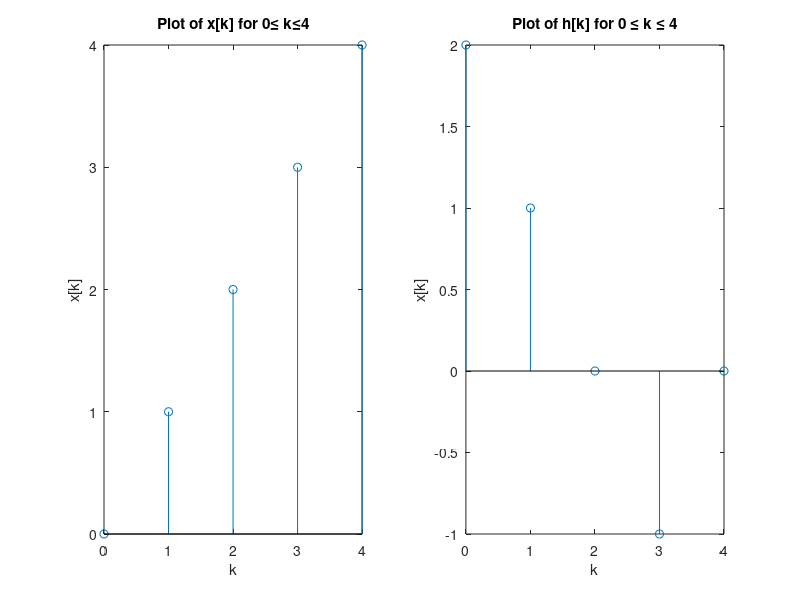
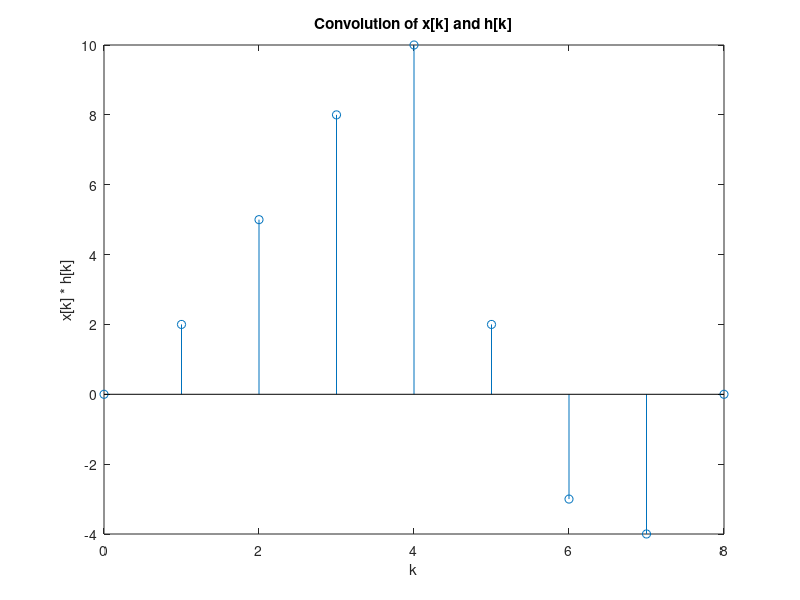
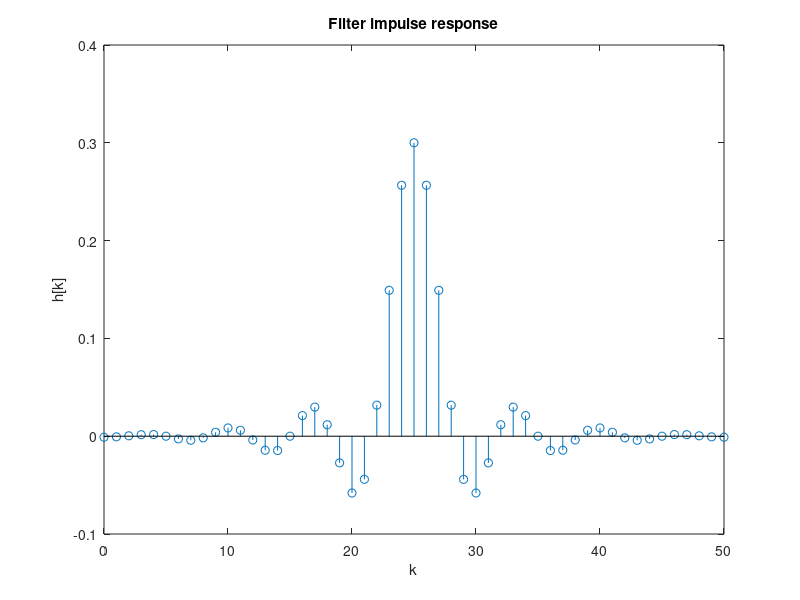

The MATLAB script that drew these images, in order: (Note: this script raises an error after producing the figures.)
%% Question 1 Signal Convolution
k1 = [0:4];

% Part a
x1 = @(n) (n) .* ((0 <= n) & (n <= 4));
h1 = @(n) (2 - n) .* ((0 <= n) & (n <= 3));

% Part b
figure;
subplot(1, 2, 1);
stem(k1, x1(k1));
title('Plot of x[k] for 0\leq k\leq4');
xlabel('k');
ylabel('x[k]');

subplot(1, 2, 2);
stem(k1, h1(k1));
title('Plot of h[k] for 0 \leq k \leq 4');
xlabel('k');
ylabel('x[k]');

% Part C
y = conv(x1(k1), h1(k1));
figure;
stem([0:8], y);
title('Convolution of x[k] and h[k]');
xlabel('k');
ylabel('x[k] * h[k]');

%% Question 2 Audio Convolution
k = [0:50];

% Part a
h2 = @(n) (0.3 .* sinc(0.3 .* (n - 25)) .* (0.54 - (0.46 .* cos((2 .* pi .* n) ./ 50)))) .* ((0 <= n) & (n <= 50));

% Part b
figure;
stem(k, h2(k));
title('Filter impulse response');
xlabel('k');
ylabel('h[k]');

% Part c
[x3, fs] = audioread('baila.wav');
filt_x3 = conv(x3, h2(k));

% Part d
audiowrite('baila_filtered.wav', filt_x3, fs)

%% Question 3 Signal Aliasing
% Part a
n1 = [0:30]';
x1 = @(t) (cos(20 .* pi .* t));
x2 = @(t) (cos(180 .* pi .* t));

fs1 = 100;
T1 = 1 / fs1;

y1 = x1(T1 .* n1);
y2 = x2(T1 .* n1);

figure;
subplot(2, 1, 1);
stem(n1, y1);
title('Sampled signal y_1 result');
xlabel('Samples (n)');
ylabel('Amplitude (y_1)');

subplot(2, 1, 2);
stem(n1, y2);
title('Sampled signal y_2 result');
xlabel('Samples (n)');
ylabel('Amplitude (y_2)');

% Part b
n2 = [0:300];
fs2 = 1000;
T2 = 1 / fs2;
z1 = x1(T2 .* n2);
z2 = x2(T2 .* n2);

figure;
subplot(2, 1, 1);
plot(n2 / fs2, z1, 'r-', n1 / fs1, y1, 'b+');
xlabel('n');
ylabel('y_1[n] and z_1[n]');
legend('z_1[n]', 'y_1[n]');

subplot(2, 1, 2);
plot(n2 / fs2, z2, 'r-', n1 / fs1, y2, 'b+');
xlabel('n');
ylabel('y_2[n] and z_2[n]');
legend('z_2[n]', 'y_2[n]');

% Part c
x3 = @(t) (cos(380 .* pi .* t));
y3 = x3(T1 .* n1);

figure;
plot(n1, y1, 'r-', n1, y3, 'b+');
xlabel('n');
ylabel('y_1[n] and y_3[n]');
legend('y_1[n]', 'y_3[n]');

%% Question 4 Image Aliasing
% Part a
img = imread('barbaraLarge.jpg');

% Part b
figure;
imshow(img), colorbar;

% Part c
img09aa = imresize(img, 0.9, 'nearest', 'antialiasing', 1);
img09noaa = imresize(img, 0.9, 'nearest', 'antialiasing', 0);

img07aa = imresize(img, 0.7, 'nearest', 'antialiasing', 1);
img07noaa = imresize(img, 0.7, 'nearest', 'antialiasing', 0);

img05aa = imresize(img, 0.5, 'nearest', 'antialiasing', 1);
img05noaa = imresize(img, 0.5, 'nearest', 'antialiasing', 0);

figure;
imshow(img09aa);
figure;
imshow(img09noaa);
figure;
imshow(img07aa);
figure;
imshow(img07noaa);
figure;
imshow(img05aa);
figure;
imshow(img05noaa);
